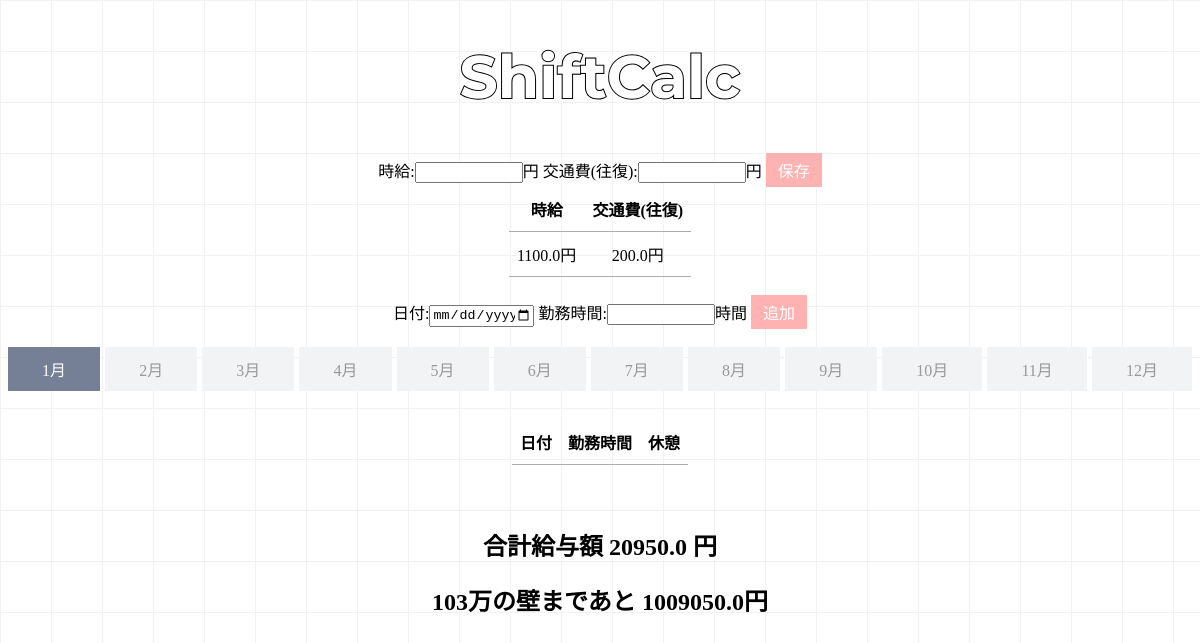
The app's page /, older data.
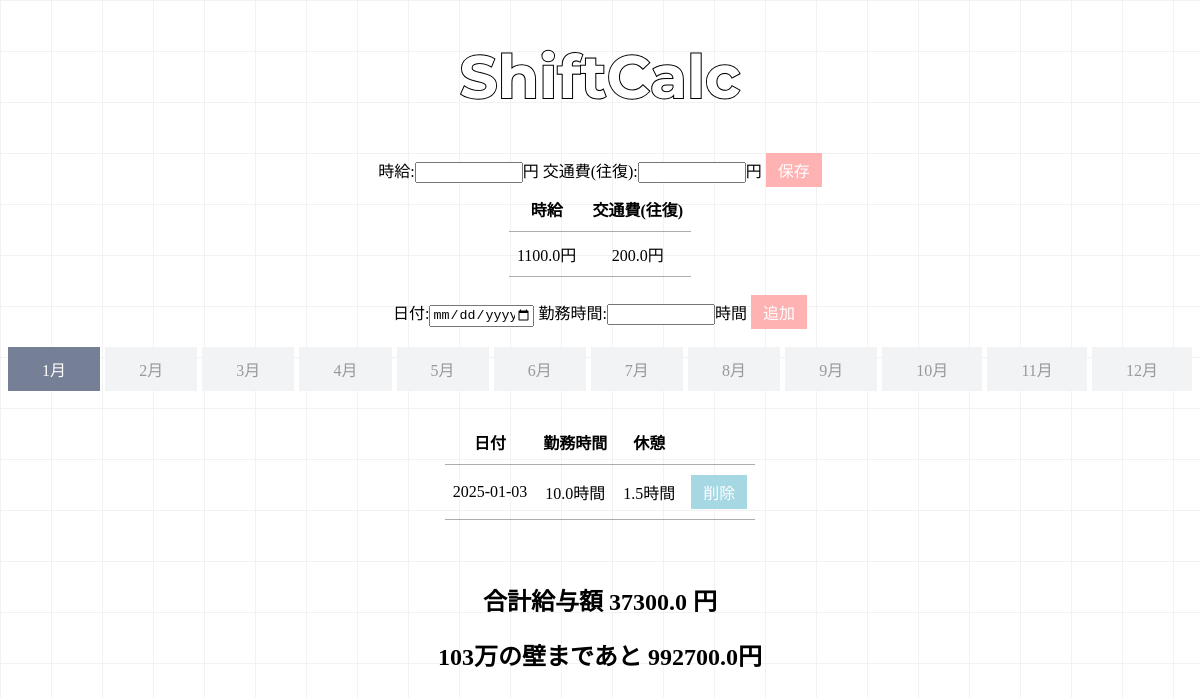
The same page, newer data.
### tables this page shows
CREATE TABLE shifts ( 
                id INTEGER PRIMARY KEY AUTOINCREMENT,
                date TEXT NOT NULL,
                hours REAL NOT NULL,
                breaktime REAL NOT NULL
              );

### app.py (the view, shortened to what this page needs)
@app.route("/",methods=['GET','POST']) ##/はトップページ
def index():
    conn = sqlite3.connect('shift.db')
    c = conn.cursor()
    conn_setting = sqlite3.connect('setting.db')
    c_setting = conn_setting.cursor()
    c.execute('SELECT id,date,hours,breaktime FROM shifts') ##データベースから記録を取得
    data = c.fetchall()
    c_setting.execute('SELECT wage,fare FROM settings')
    info = c_setting.fetchone()
    total_breaktime = sum(row[3] for row in data) ##合計休憩時間を計算
    total_hours = sum(row[2] for row in data) ##1行ごとに2つめの値を足す
    total_days = sum(1 for row in data)
    wage = info[0]
    fare = info[1]
    total_salary = (total_hours - total_breaktime) * wage + total_days * fare
    conn.close()
    conn_setting.close()
    return render_template('index.html',
                           data=data,
                           total=total_salary,
                           wage=wage,
                           fare=fare) ##index.htmlを返す

### templates/index.html (shortened to what this page needs)
<!DOCTYPE html>
<html>
<head>
    <link rel="stylesheet" href="{{ url_for('static', filename='style.css') }}">
</head>
<body>
    <h1>ShiftCalc</h1>
    <form method="POST">
        <label>時給:<input type="number" name="wage" required>円</label>
        <label>交通費(往復):<input type="number" name="fare" required>円</label>
        <button type="submit" name="action" value="setting-add" class="add">保存</button>
        <br>
    </form>
    <table>
        <tr><th>時給</th><th>交通費(往復)</th></tr>
        <tr><td>{{ wage }}円</td><td>{{ fare }}円</td></tr>
    </table><br>
    <form method="POST">
        <label>日付:<input type="date" name="date" required></label>
        <label>勤務時間:<input type="number" name="hours" step="0.01" required>時間<label>
        <button type="submit" name="action" value="add" class="add">追加</button>
        <br><br>
    </form>
    <div class="tab-switch">
        {% for i in range(1,13) %}
            {% set month = '%02d' % i %}
            <label><input type="radio" name="TAB"{% if i == 1 %}checked{% endif %}>{{ i }}月</label>
            <div class="tab-contents">
                <table>
                    <tr><th>日付</th><th>勤務時間</th><th>休憩</th></tr>
                    {% for id,date,hours,breaktime in data %}
                        {% if date[5:7]==month %}
                        <tr>
                            <td>{{ date }}</td><td>{{ hours }}時間</td><td>{{ breaktime }}時間</td>
                            <td><form method="POST">
                                <button type="submit" name="action" value="delete" class="delete">削除</button>
                            </form></td>
                        </tr>
                        {% endif %}
                    {% endfor %}
                </table><br>
            </div>
        {% endfor %}
    </div>
    <h2>合計給与額 {{ total }} 円</h2>
    <h2>103万の壁まであと {{ 1030000-total }}円</h2>
</body>
</html>

Row changes from the older to the newer data that the page shows:
added shifts: date "2025-01-03", hours "10.0", breaktime "1.5"
Text that changed along with them:
{{ total }}: "20950.0" → "37300.0"
{{ 1030000-total }}: "1009050.0" → "992700.0"
